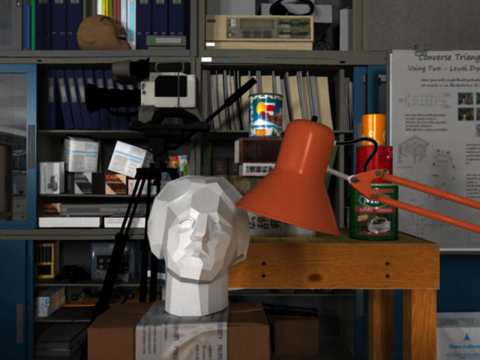
#> input picture Project 1/src/input_img.png, 480 x 360 px, found by its file name
$ python demo.py
#> lines starting #> are read from the running program, lines starting #| are printed output that depends on the picture
### Project 1/src/global_hist_eq.py
import numpy as np


# This function calculates and returns the equalization transform of the input image.
def get_equalization_transform_of_img(img_array):

    equalization_transform = np.zeros(256, dtype=np.uint8)  # Initialize with size 256
    levels_appearances_list = [0] * 256  # Initialize with size 256
    u_list = [0] * 256  # Initialize with size 256
    u_list_normalized = [0] * 256  # Initialize with size 256

    # Count appearances of each pixel value
    for i in img_array:
        for j in i:
            # The index (i.e., j) represents the value taken by the pixel in the input image.
            # levels_appearances_list[j] is the number of appearances of this pixel value in the input image.
            # It is an integer.
            levels_appearances_list[j] += 1

    total_pixels = img_array.shape[0] * img_array.shape[1]  # The total number of pixels in the image.


    # I use this variable to sum the number of appearances of pixel values in the input image.
    # Therefore, sum_of_levels_appearances will be an integer.
    # It is initialized to 0.
    sum_of_levels_appearances = 0

    for i in range(256):
        sum_of_levels_appearances += levels_appearances_list[i]
        # The element u_list[i] corresponds to: p(x_0) + ... + p(x_i).
        # So, u_list[i] must take values from 0 to 1,
        # where x_0 is the smallest pixel value and x_i is the i-th in sequence pixel value.
        # p(x_0) is the probability of appearance of value x_0 in the input image.
        # p(x_i) is the probability of appearance of value x_i in the input image.
        u_list[i] = sum_of_levels_appearances / total_pixels


    # Normalize u_list elements to be between 0 and 1.
    u_list_min = np.min(u_list)
    u_list_max = np.max(u_list)
    for i in range(len(u_list)):
        u_list_normalized[i] = (u_list[i] - u_list_min) / (u_list_max - u_list_min)

    total_unique_levels_number = 256   # The number of all possible pixel values range from 0 to 255.
    v0 = u_list_normalized[0]

    # I apply equation 2 and calculate the equalization transform.
    for k in range(total_unique_levels_number):
        vk = u_list_normalized[k]
        d = (vk - v0) / (1 - v0)
        num = d * (total_unique_levels_number - 1)
        # Due to round(num),some pixel values in the input image are mapped to the same pixel value in the equalized image.
        yk = round(num)
        #  k is the value of the pixel in the input image,
        #  and equalization_transform[k] is the value of this pixel in the equalized image.
        equalization_transform[k] = yk

    return equalization_transform  # It returns the equalization transform of the input image.


# This function generates the equalized image using the global equalization transform.
def perform_global_hist_equalization(img_array):

    # I calculate the equalization transform of the entire image, i.e., the global equalization transform.
    equalization_transform = get_equalization_transform_of_img(img_array)

    # I initialize the equalized image as a black image with the dimensions of the input image.
    equalized_img = np.zeros_like(img_array)
    for i in range(img_array.shape[0]):  # img_array.shape[0] = number of rows in img_array
        for j in range(img_array.shape[1]):  # img_array.shape[1] = number of columns in img_array
            # I apply the global equalization transform to the pixels of the input image to produce the equalized image.
            equalized_img[i][j] = equalization_transform[img_array[i][j]]

    return equalized_img  # It returns the equalized image.

### Project 1/src/adaptive_hist_eq.py
import numpy as np
from global_hist_eq import get_equalization_transform_of_img


# This function takes as input an image.
# It also takes as input the height and width of the contextual regions into which I will divide the input image.
# It returns the equalization transform for each contextual region (in a dictionary).
def calculate_eq_transformations_of_regions(img_array: np.ndarray, region_len_h: int, region_len_w: int):
    # In this dictionary, each key is a tuple representing a specific contextual region.
    # The region_to_eq_transform[key] is the equalization transform of the corresponding contextual region.
    region_to_eq_transform = {}

    img_w = img_array.shape[0]
    img_h = img_array.shape[1]
    for i in range(0, img_w, region_len_w):
        for j in range(0, img_h, region_len_h):
            # I divide the input image into individual regions (contextual regions).
            # Each such region is a sub-image of the input image.
            # For each such sub-image, I calculate its equalization transform.
            eq_transform = get_equalization_transform_of_img(img_array[i:i + region_len_w, j:j + region_len_h])

            # I write (i, j) because in indexing, the first coordinate is the width and the second coordinate is the height.
            # Otherwise, if I wrote (j, i), I would have an error.
            region_to_eq_transform[(i, j)] = eq_transform

    return region_to_eq_transform  # It returns a dictionary


# This function takes as input an image.
# It also takes as input the height and width of the contextual regions of the input image.
# It returns the equalized image, which is generated using adaptive equalization transform.
def perform_adaptive_hist_equalization(img_array, region_len_h, region_len_w):

    # I initialize the equalized image as a black image with the dimensions of the input image.
    equalized_img = np.zeros_like(img_array)

    # The dictionary (centers_dict) where the keys are tuples representing contextual regions
    # and the values are the centers of the corresponding contextual regions.
    centers_dict = {}

    region_to_eq_transform = calculate_eq_transformations_of_regions(img_array, region_len_h, region_len_w)
    for key in region_to_eq_transform:
        # I calculate the center of every contextual region.
        centers_dict[key] = [key[0] + (region_len_w - 1)//2, key[1] + (region_len_h - 1)//2]

    # Finds the smallest and largest x and y coordinates of the tuples of contextual regions.
    # These 4 coordinates are needed to determine which contextual regions represent the 4 corners of the input image.
    max_x_region = max(region_to_eq_transform)[0]
    min_x_region = min(region_to_eq_transform)[0]
    max_y_region = max(region_to_eq_transform)[1]
    min_y_region = min(region_to_eq_transform)[1]

    left_down_corner = (min_x_region, min_y_region)   # The left down corner of the input image.
    left_up_corner = (min_x_region, max_y_region)     # The left up corner of the input image.
    right_down_corner = (max_x_region, min_y_region)  # The right down corner of the input image.
    right_up_corner = (max_x_region, max_y_region)    # The right up corner of the input image.

    # This list contains the tuples corresponding to the 4 corners of the image.
    corners = [left_down_corner, left_up_corner, right_down_corner, right_up_corner]

    # I initialize the lists that will contain the tuples representing the boundary contextual regions of the input image.
    # left_border : contains the tuples that represent the contextual regions of the left border of the input image.
    # right_border : contains the tuples that represent the contextual regions of the right border of the input image.
    # up_border : contains the tuples that represent the contextual regions of the upper border of the input image.
    # down_border : contains the tuples that represent the contextual regions of the down border of the input image.
    left_border, right_border, up_border, down_border = [], [], [], []

    # Filling the lists with the correct tuples.
    for region in region_to_eq_transform:
        if region[0] == min_x_region and region not in corners:
            left_border.append(region)
        elif region[0] == max_x_region and region not in corners:
            right_border.append(region)
        elif region[1] == max_y_region and region not in corners:
            up_border.append(region)
        elif region[1] == min_y_region and region not in corners:
            down_border.append(region)

    """
    I find which pixels of the input image are in the red area (Figure 7) of the left-down-corner.
    In other words, I locate the outer points that exist in the left-down-corner of the input image.
    To find the value of these pixels in the equalized image,
    I then apply the equalization transform of the contextual region representing that specific corner
    to the corresponding pixels of the input image. I apply the same method for the remaining corners.
    """
    region = left_down_corner
    region_center = centers_dict[region]
    for i in range(region[0], region[0] + region_len_w):
        for j in range(region[1], region[1] + region_len_h):
            if i < region_center[0] or (i >= region_center[0] and j < region_center[1]):
                equalized_img[i][j] = region_to_eq_transform[region][img_array[i][j]]

    # I apply the same method described above for the left up corner.
    region = left_up_corner
    region_center = centers_dict[region]
    for i in range(region[0], region[0] + region_len_w):
        for j in range(region[1], region[1] + region_len_h):
            if i < region_center[0] or (i >= region_center[0] and j > region_center[1]):
                if j < img_array.shape[1]:
                    equalized_img[i][j] = region_to_eq_transform[region][img_array[i][j]]

    # I apply the same method described above for the right down corner.
    region = right_down_corner
    region_center = centers_dict[region]
    for i in range(region[0], region[0] + region_len_w):
        for j in range(region[1], region[1] + region_len_h):
            if i > region_center[0] or (i <= region_center[0] and j < region_center[1]):
                if i < img_array.shape[0]:
                    equalized_img[i][j] = region_to_eq_transform[region][img_array[i][j]]

    # I apply the same method described above for the right up corner.
    region = right_up_corner
    region_center = centers_dict[region]
    for i in range(region[0], region[0] + region_len_w):
        for j in range(region[1], region[1] + region_len_h):
            if i > region_center[0] or (i <= region_center[0] and j > region_center[1]):
                if j < img_array.shape[1] and i < img_array.shape[0]:
                    equalized_img[i][j] = region_to_eq_transform[region][img_array[i][j]]

    """
    For a contextual region located on the left border of the image, I find the outer points that exist in it.
    To find the value of these pixels in the equalized image,
    I apply the equalization transform of the boundary contextual region ,to which the pixel is located,
    on the corresponding pixels of the input image.
    """
    for region in left_border:
        region_center = centers_dict[region]
        for i in range(region[0], region[0] + region_len_w):
            for j in range(region[1], region[1] + region_len_h):
                if i < region_center[0]:
                    equalized_img[i][j] = region_to_eq_transform[region][img_array[i][j]]

    # I apply the same method as the left border for the right border.
    for region in right_border:
        region_center = centers_dict[region]
        for i in range(region[0], region[0] + region_len_w):
            for j in range(region[1], region[1] + region_len_h):
                if i > region_center[0] and (i < img_array.shape[0]):
                    equalized_img[i][j] = region_to_eq_transform[region][img_array[i][j]]

    # I apply the same method as the left border for the up border.
    for region in up_border:
        region_center = centers_dict[region]
        for i in range(region[0], region[0] + region_len_w):
            for j in range(region[1], region[1] + region_len_h):
                if j > region_center[1] and (j < img_array.shape[1]) and i < img_array.shape[0]:
                    equalized_img[i][j] = region_to_eq_transform[region][img_array[i][j]]

    # I apply the same method as the left border for the down border.
    for region in down_border:
        region_center = centers_dict[region]
        for i in range(region[0], region[0] + region_len_w):
            for j in range(region[1], region[1] + region_len_h):
                if j < region_center[1] and i < img_array.shape[0]:
                    equalized_img[i][j] = region_to_eq_transform[region][img_array[i][j]]

    # In dict_coord, each key represents a contextual region center,
    # and each value represents the equalization transform of the corresponding center.
    dict_coord = {}
    for region in region_to_eq_transform:
        dict_coord[tuple(centers_dict[region])] = region_to_eq_transform[region]

    # If a pixel of the input image corresponds to the center of a contextual region,
    # then I map it to the equalized image using the equalization transform of the contextual region centered at that specific pixel.
    for key in dict_coord:
        if key[0] < img_array.shape[0] and key[1] < img_array.shape[1]:
            equalized_img[key[0]][key[1]] = dict_coord[key][img_array[key[0]][key[1]]]

    for key in dict_coord:  # For a center of a contextual region.
        # I check if the specific center can have neighboring centers.
        # In other words, I check if the potential neighboring centers are within the dimensions of the image.
        if (key[0] + region_len_w < img_array.shape[0]) and (key[1] - (region_len_h//2 - 1) > 0):
            # If the specific center has neighboring centers.
            # Then I create a new region.
            # The specific center and its 3 neighbors will form the vertices of this new region.
            first_c = key # Then this specific center is the first center --> [ (h-,w-) in figure 4 ].
            second_c = (key[0], key[1] - region_len_h)  # calculate the coordinates of second center --> [ (h+,w-) in figure 4 ].
            third_c = (key[0] + region_len_w, key[1])  # # calculate the coordinates of third center --> [ (h-,w+) in figure 4 ].
            fourth_c = (key[0] + region_len_w, key[1] - region_len_h)  # calculate the coordinates of fourth center --> [ (h+,w+) in figure 4 ].
            for i in range(img_array.shape[0]):
                for j in range(img_array.shape[1]):
                    # If the pixel in the input image does not coincide with the center of any contextual region
                    # (the representation of the centers of the contextual regions in the equalized image was calculated earlier).
                    if (i, j) not in dict_coord:
                        # If the pixel exists within the area defined by the 4 centers.
                        if (i >= key[0]) and (i <= (key[0] + region_len_w)) and (j >= (key[1] - region_len_h)) and (j <= key[1]):
                            # Then I apply the bilinear interpolation described in equation 4.
                            a = (i - key[0]) / ((key[0] + region_len_w) - key[0])
                            b = (j - key[1]) / ((key[1] - region_len_h) - key[1])
                            t1 = (1 - a) * (1 - b) * dict_coord[first_c][img_array[i][j]]
                            t2 = (1 - a) * b * dict_coord[second_c][img_array[i][j]]
                            t3 = a * (1 - b) * dict_coord[third_c][img_array[i][j]]
                            t4 = a * b * dict_coord[fourth_c][img_array[i][j]]
                            equalized_img[i][j] = t1 + t2 + t3 + t4

    return equalized_img  # Ιt returns the equalized image

### Project 1/src/show_image_and_plot_histogram.py
import numpy as np
import matplotlib.pyplot as plt


# With these two functions, I create the histograms of the requested images.
def show_image_and_plot_histogram(img_array, name_histogram, name_photo):
    plt.figure(figsize=(12, 6))

    plt.subplot(1, 2, 1)
    plt.imshow(img_array, cmap='gray')  # Assuming img_array is a grayscale image
    plt.title(name_photo)
    plt.axis('off')  # Hide axis lines and labels in the subplot
    # Initialize an array to store the histogram of pixel intensities
    image_hist = np.zeros(256)
    # Iterate over each pixel in the equalized image and update the histogram
    for i in range(img_array.shape[0]):
        for j in range(img_array.shape[1]):
            # Increment the corresponding bin in the histogram based on the pixel intensity
            # In other words, it counts the occurrences of each pixel intensity in the image and updates the histogram accordingly.
            image_hist[img_array[i, j]] += 1
    # Calculate the total number of pixels in the image
    total_pixels = img_array.shape[0] * img_array.shape[1]

    plt.subplot(1, 2, 2)

    # It creates a bar plot with 256 bins (corresponding to the pixel values),
    # using np.arange(256) as the x-axis values and image_hist as the heights of the bars.
    # The bars are colored red with an alpha (transparency) of 0.5.
    plt.bar(np.arange(256), image_hist, color='red', alpha=0.5, width=1)
    plt.title(name_histogram)
    plt.xlabel('Pixel Value')
    plt.ylabel('Number of pixels')
    # Add vertical lines for bin edges
    for i in range(len(image_hist)):
        plt.vlines(i, 0, image_hist[i], colors='red', alpha=0.5)
    plt.tight_layout()
    plt.show()


def show_image_and_plot_histogram_for_2_images(img_array1, img_array2,  name_histogram1, name_photo1, name_histogram2, name_photo2):
    plt.figure(figsize=(12, 6))

    plt.subplot(2, 2, 1)
    plt.imshow(img_array1, cmap='gray')  # Assuming img_array1 is a grayscale image
    plt.title(name_photo1)
    plt.axis('off')  # Hide axis lines and labels in the subplot
    # Initialize an array to store the histogram of pixel intensities
    image_hist = np.zeros(256)
    # Iterate over each pixel in the equalized image and update the histogram
    for i in range(img_array1.shape[0]):
        for j in range(img_array1.shape[1]):
            # Increment the corresponding bin in the histogram based on the pixel intensity
            # In other words, it counts the occurrences of each pixel intensity in the image and updates the histogram accordingly.
            image_hist[img_array1[i, j]] += 1
    # Calculate the total number of pixels in the image
    total_pixels = img_array1.shape[0] * img_array1.shape[1]

    plt.subplot(2, 2, 3)

    # It creates a bar plot with 256 bins (corresponding to the pixel values),
    # using np.arange(256) as the x-axis values and image_hist as the heights of the bars.
    # The bars are colored red with an alpha (transparency) of 0.5.
    plt.bar(np.arange(256), image_hist, color='red', alpha=0.5, width=1)
    plt.title(name_histogram1)
    plt.xlabel('Pixel Value')
    plt.ylabel('Number of pixels')
    # Add vertical lines for bin edges
    for i in range(len(image_hist)):
        plt.vlines(i, 0, image_hist[i], colors='red', alpha=0.5)

    plt.subplot(2, 2, 2)
    plt.imshow(img_array2, cmap='gray')  # Assuming img_array2 is a grayscale image
    plt.title(name_photo2)
    plt.axis('off')  # Hide axis lines and labels in the subplot
    # Initialize an array to store the histogram of pixel intensities
    image_hist = np.zeros(256)
    # Iterate over each pixel in the equalized image and update the histogram
    for i in range(img_array2.shape[0]):
        for j in range(img_array2.shape[1]):
            # Increment the corresponding bin in the histogram based on the pixel intensity
            # In other words, it counts the occurrences of each pixel intensity in the image and updates the histogram accordingly.
            image_hist[img_array2[i, j]] += 1
    # Calculate the total number of pixels in the image
    total_pixels = img_array2.shape[0] * img_array2.shape[1]

    plt.subplot(2, 2, 4)

    # It creates a bar plot with 256 bins (corresponding to the pixel values),
    # using np.arange(256) as the x-axis values and image_hist as the heights of the bars.
    # The bars are colored red with an alpha (transparency) of 0.5.
    plt.bar(np.arange(256), image_hist, color='red', alpha=0.5, width=1)
    plt.title(name_histogram2)
    plt.xlabel('Pixel Value')
    plt.ylabel('Number of pixels')
    # Add vertical lines for bin edges
    for i in range(len(image_hist)):
        plt.vlines(i, 0, image_hist[i], colors='red', alpha=0.5)

    plt.subplots_adjust(wspace=0.4, hspace=0.4)
    plt.tight_layout()
    plt.show()

### Project 1/src/demo.py
import numpy as np
from PIL import Image
import matplotlib.pyplot as plt
from show_image_and_plot_histogram import show_image_and_plot_histogram
from adaptive_hist_eq import calculate_eq_transformations_of_regions
from adaptive_hist_eq import perform_adaptive_hist_equalization
from global_hist_eq import perform_global_hist_equalization
from show_image_and_plot_histogram import show_image_and_plot_histogram_for_2_images
from global_hist_eq import get_equalization_transform_of_img

# In the demo, I combine all the functions I created to generate the requested images and their corresponding histograms.

filename = "C:\\python\\dip_project_1\\input_img.png"
img = Image.open(fp=filename)
#> img is the input picture: PIL image 480x360 RGB; mean R, G, B 72.8, 63.2, 56.4
# Keep only the Luminance component of the image
bw_img = img.convert("L")
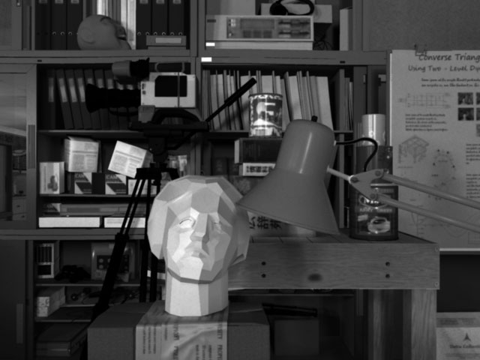
#> bw_img: PIL image 480x360 L; min 0, max 255, mean 65.3
# Obtain the underlying np array
img_array = np.array(bw_img, dtype=np.uint8)

equalization_transform_input_img = get_equalization_transform_of_img(img_array)
#> after the loop in get_equalization_transform_of_img, `for i in img_array:`: levels_appearances_list = 256 values, max 2821 at index 25, min 3 at index 247, mean 675
#> the loop in get_equalization_transform_of_img, `for i in range(256):` made 256 passes
#> sum_of_levels_appearances on passes 1 to 3: 2038, 4121, 5477
#> after the loop in get_equalization_transform_of_img, `for i in range(256):`: sum_of_levels_appearances = 172800; u_list = 256 values from 0.0118 to 1
#> in get_equalization_transform_of_img, `u_list_min = np.min(u_list)`: u_list_min = 0.0118
#> in get_equalization_transform_of_img, `u_list_max = np.max(u_list)`: u_list_max = 1
#> after the loop in get_equalization_transform_of_img, `for i in range(len(u_list)):`: u_list_normalized = 256 values from 0 to 1
#> in get_equalization_transform_of_img, `v0 = u_list_normalized[0]`: v0 = 0
#> the loop in get_equalization_transform_of_img, `for k in range(total_unique_levels_number):` made 256 passes
#> (vk, d, num, yk) on passes 1 to 3: (0, 0, 0, 0), (0.0122, 0.0122, 3.11, 3), (0.0201, 0.0201, 5.14, 5)
#> after the loop in get_equalization_transform_of_img, `for k in range(total_unique_levels_number):`: equalization_transform = 256 values from 0 to 255
#> equalization_transform_input_img = 256 values from 0 to 255
plt.figure(figsize=(8, 6))
plt.plot(equalization_transform_input_img, color='blue')
plt.title('Equalization Transform of Input Image')
plt.xlabel('Input Pixel Value')
plt.ylabel('Transformed Pixel Value')
plt.grid(True)
plt.show()
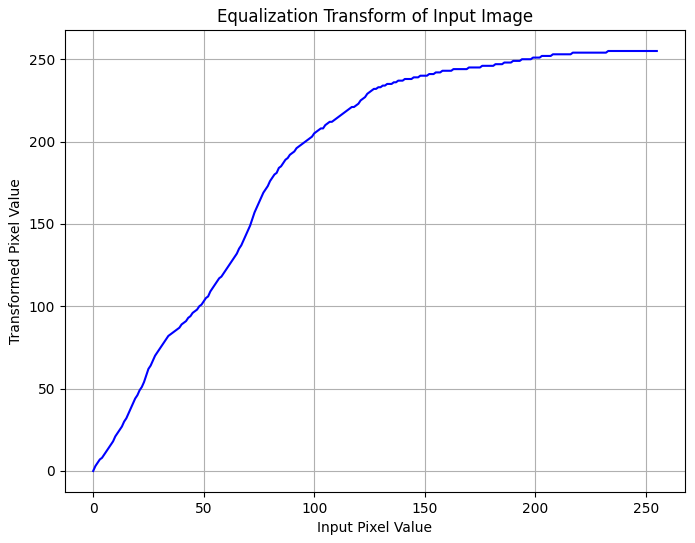
#> figure drawn by matplotlib, 1 panel; curve peaks at x = 233, y = 255

equalized_img_global = perform_global_hist_equalization(img_array)
#> the loop in get_equalization_transform_of_img (call 2), `for i in range(256):` made 256 passes
#> (the rest of the program and of its run is left out)
